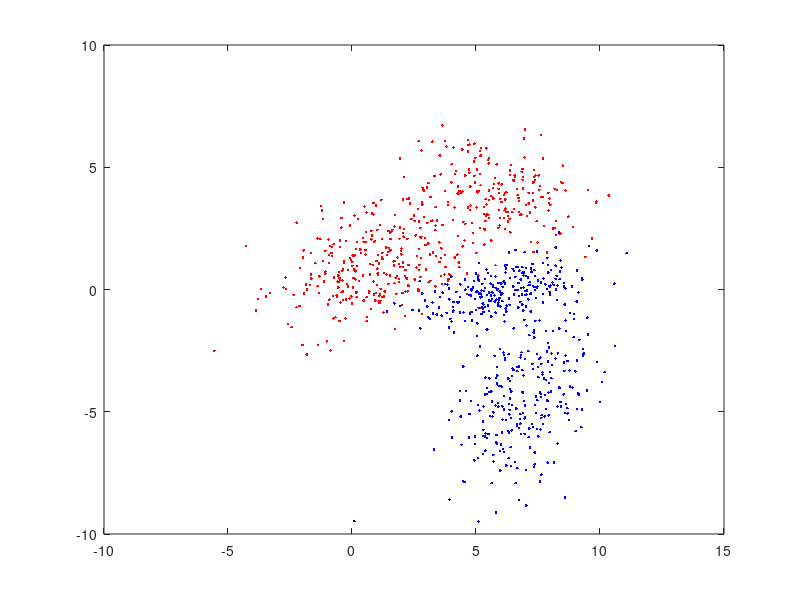

The MATLAB script that drew this image: (Note: this script raises an error after producing the figure.)
%% init
clear variables; close all; clc;

%% generisanje podataka
N = 500; % br odbiraka

P11 = 0.6;
M11 = [1; 1];
M12 = [6; 4];
S11 = [4, 1.1; 1.1, 2];
S12 = [3, -0.8; -0.8, 1.5];

P22 = 0.55;
M21 = [7; -4];
M22 = [6; 0];
S21 = [2, 1.1; 1.1, 4];
S22 = [3, 0.8; 0.8, 0.5];

X1 = zeros(2,N);
X2 = zeros(2,N);

for i=1:N
    t = rand(1,2);
    switch(t(1) < P11)
        case true
            X1(:,i) = mvnrnd(M11,S11);
        case false
            X1(:,i) = mvnrnd(M12,S12);
    end
    switch(t(2) < P22)
        case true
            X2(:,i) = mvnrnd(M21,S21);
        case false
            X2(:,i) = mvnrnd(M22,S22);
    end
end

figure(1)
plot(X1(1,:),X1(2,:), 'r.'); hold on;
plot(X2(1,:),X2(2,:), 'b.');

x = linspace(min([X1(1,:),X2(1,:)]),max([X1(1,:),X2(1,:)]),200);
y = linspace(min([X1(2,:),X2(2,:)]),max([X1(2,:),X2(2,:)]),200);

f1 = zeros(length(x),length(y));
f2 = f1;
h = f1;

for i = 1:length(x)
    for j = 1:length(y)
        X = [x(i);y(j)];
        f11 = 1/(2*pi*det(S11)^0.5)*exp(-0.5*(X-M11)'*S11^(-1)*(X-M11));
        f12 = 1/(2*pi*det(S12)^0.5)*exp(-0.5*(X-M12)'*S12^(-1)*(X-M12));
        f1(i,j) = P11*f11 + (1-P11)*f12;
        f21 = 1/(2*pi*det(S21)^0.5)*exp(-0.5*(X-M21)'*S21^(-1)*(X-M21));
        f22 = 1/(2*pi*det(S22)^0.5)*exp(-0.5*(X-M22)'*S22^(-1)*(X-M22));
        f2(i,j) = P22*f21 + (1-P22)*f22;
        h(i,j) = log(f2(i,j))-log(f1(i,j));
    end
end

f1max = max(f1,[],'All');
f2max = max(f2,[],'All');

dk = [1 3 6 9];
for d = dk
    prag=f1max*exp(-0.5*dk);
    contour(x,y,f1',prag,'m');
    contour(x,y,f2',prag,'m');
end
hold off;
%% Klasifikator minimalne greske
figure(2)
plot(X1(1,:),X1(2,:), 'r.'); hold on;
plot(X2(1,:),X2(2,:), 'b.');
contour(x,y,h',[0 0],'DisplayName','Klasifikator minimalne greske');
x_step = x(2)-x(1);
y_step = y(2)-y(1);
Eps1 =sum(f1(h>=0),'All')*x_step*y_step;
Eps2 =sum(f2(h<0),'All')*x_step*y_step;

Mx = zeros(2,2);
for i=1:N
    [~,ix] = min(abs(x-X1(1,i)));
    [~,iy] = min(abs(y-X1(2,i)));
    if (h(ix,iy) <= 0)
        Mx(1,1) = Mx(1,1) + 1;
    else
        Mx(1,2) = Mx(1,2) + 1;
    end
    [~,ix] = min(abs(x-X2(1,i)));
    [~,iy] = min(abs(y-X2(2,i)));
    if (h(ix,iy) >= 0)
        Mx(2,2) = Mx(2,2) + 1;
    else
        Mx(2,1) = Mx(2,1) + 1;
    end
end
T = array2table(Mx,'VariableNames',{'ω1_p','ω2_p'},'RowName',...
    {'ω1_t  |','ω2_t  |'}); 
disp('Matrica konfuzije:');
disp(T);

disp('Dobijene greske:');
disp([Mx(1,2)/N, Mx(2,1)/N]);
disp('Teorijske greske:');
disp([Eps1,Eps2]);
%% Klasifikator minimalne cene
c11 = 0; c22 = 0;
c12 = 1; c21 = 10*c12;

th = log((c21-c11)/(c12-c22));

contour(x,y,h',[th th],'g','DisplayName','Klasifikator minimalne cene');
hold off;
x_step = x(2)-x(1);
y_step = y(2)-y(1);
Eps1_kmc =sum(f1(h>=th),'All')*x_step*y_step;
Eps2_kmc =sum(f2(h<th),'All')*x_step*y_step;
legend;

Mx = zeros(2,2);
for i=1:N
    [~,ix] = min(abs(x-X1(1,i)));
    [~,iy] = min(abs(y-X1(2,i)));
    if (h(ix,iy) <= th)
        Mx(1,1) = Mx(1,1) + 1;
    else
        Mx(1,2) = Mx(1,2) + 1;
    end
    [~,ix] = min(abs(x-X2(1,i)));
    [~,iy] = min(abs(y-X2(2,i)));
    if (h(ix,iy) >= th)
        Mx(2,2) = Mx(2,2) + 1;
    else
        Mx(2,1) = Mx(2,1) + 1;
    end
end
T = array2table(Mx,'VariableNames',{'ω1_p','ω2_p'},'RowName',...
    {'ω1_t  |','ω2_t  |'}); 
disp('Matrica konfuzije KMC:');
disp(T);

disp('Dobijene greske:');
disp([Mx(1,2)/N, Mx(2,1)/N]);
disp('Teorijske greske:');
disp([Eps1_kmc,Eps2_kmc]);

%% Wald
eps1 = 10^-4;
eps2 = 10^-4;
A = (1-eps1)/eps2; B = eps1/(1-eps2);
a = -log(A);
b = -log(B);
for i = 1:100
    s = [0];
    wald = false;
    itt = 0;
    while(wald == false)
        t = rand(1,2);
        switch(t(1) < P11)
            case true
               X = mvnrnd(M11,S11)';
            case false
               X = mvnrnd(M12,S12)';
        end
        f11 = 1/(2*pi*det(S11)^0.5)*exp(-0.5*(X-M11)'*S11^(-1)*(X-M11));
        f12 = 1/(2*pi*det(S12)^0.5)*exp(-0.5*(X-M12)'*S12^(-1)*(X-M12));
        f1 = P11*f11 + (1-P11)*f12;

        f21 = 1/(2*pi*det(S21)^0.5)*exp(-0.5*(X-M21)'*S21^(-1)*(X-M21));
        f22 = 1/(2*pi*det(S22)^0.5)*exp(-0.5*(X-M22)'*S22^(-1)*(X-M22));
        f2 = P22*f21 + (1-P22)*f22;
        
        h = log(f2)-log(f1);

        itt = itt + 1;
        s = [s, s(end) - h];
        if (s(end) < a || s(end) > b)
            wald = true;
            figure(4)
            hold on;
            plot(s);
        end
    end
end
